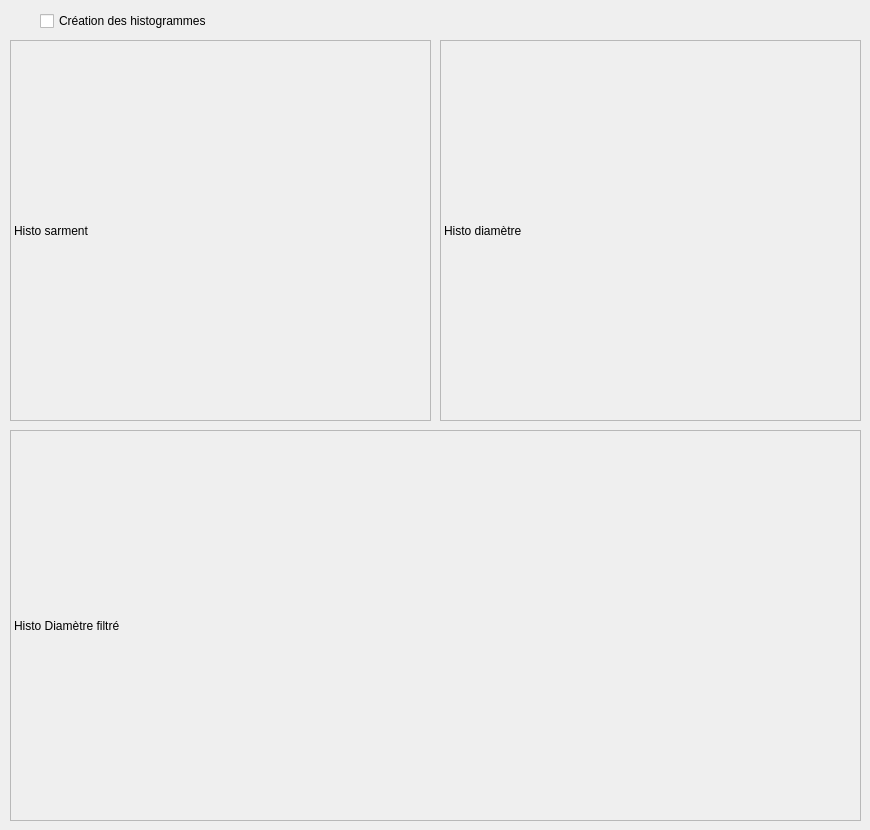
         <widget class="QWidget" name="tabHistogrammes">
          <attribute name="title">
           <string>Histos</string>
          </attribute>
          <widget class="QLabel" name="label_histo_diametre_apres">
           <property name="geometry">
            <rect>
             <x>10</x>
             <y>430</y>
             <width>851</width>
             <height>391</height>
            </rect>
           </property>
           <property name="sizePolicy">
            <sizepolicy hsizetype="Fixed" vsizetype="Fixed">
             <horstretch>0</horstretch>
             <verstretch>0</verstretch>
            </sizepolicy>
           </property>
           <property name="frameShape">
            <enum>QFrame::StyledPanel</enum>
           </property>
           <property name="text">
            <string>Histo Diamètre filtré</string>
           </property>
           <property name="scaledContents">
            <bool>true</bool>
           </property>
          </widget>
          <widget class="QLabel" name="label_histo_sarment">
           <property name="geometry">
            <rect>
             <x>10</x>
             <y>40</y>
             <width>421</width>
             <height>381</height>
            </rect>
           </property>
           <property name="sizePolicy">
            <sizepolicy hsizetype="Fixed" vsizetype="Fixed">
             <horstretch>0</horstretch>
             <verstretch>0</verstretch>
            </sizepolicy>
           </property>
           <property name="frameShape">
            <enum>QFrame::StyledPanel</enum>
           </property>
           <property name="text">
            <string>Histo sarment</string>
           </property>
           <property name="scaledContents">
            <bool>true</bool>
           </property>
          </widget>
          <widget class="QLabel" name="label_histo_diametre_avant">
           <property name="geometry">
            <rect>
             <x>440</x>
             <y>40</y>
             <width>421</width>
             <height>381</height>
            </rect>
           </property>
           <property name="sizePolicy">
            <sizepolicy hsizetype="Fixed" vsizetype="Fixed">
             <horstretch>0</horstretch>
             <verstretch>0</verstretch>
            </sizepolicy>
           </property>
           <property name="frameShape">
            <enum>QFrame::StyledPanel</enum>
           </property>
           <property name="lineWidth">
            <number>1</number>
           </property>
           <property name="text">
            <string>Histo diamètre</string>
           </property>
           <property name="scaledContents">
            <bool>true</bool>
           </property>
          </widget>
          <widget class="QCheckBox" name="checkBoxHistogramme">
           <property name="geometry">
            <rect>
             <x>40</x>
             <y>10</y>
             <width>381</width>
             <height>22</height>
            </rect>
           </property>
           <property name="toolTip">
            <string>&lt;html&gt;&lt;head/&gt;&lt;body&gt;&lt;p&gt;&lt;span style=&quot; font-size:10pt; color:#00aa00;&quot;&gt;Astuce : Si vous confiant dans votre paramétrage, vous pouvez décocher la création des histogrammes lors de traitement de grande masse de données.&lt;/span&gt;&lt;/p&gt;&lt;/body&gt;&lt;/html&gt;</string>
           </property>
           <property name="text">
            <string>Création des histogrammes</string>
           </property>
          </widget>
         </widget>
